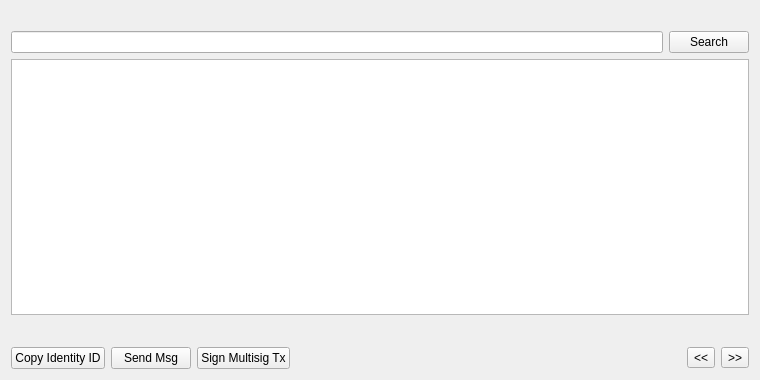
<?xml version="1.0" encoding="UTF-8"?>
<ui version="4.0">
 <class>IdentityListPage</class>
 <widget class="QWidget" name="IdentityListPage">
  <property name="geometry">
   <rect>
    <x>0</x>
    <y>0</y>
    <width>760</width>
    <height>380</height>
   </rect>
  </property>
  <property name="windowTitle">
   <string>Identities</string>
  </property>
  <layout class="QVBoxLayout" name="verticalLayout">
   <item>
    <widget class="QLabel" name="labelExplanation">
     <property name="textFormat">
      <enum>Qt::PlainText</enum>
     </property>
     <property name="wordWrap">
      <bool>true</bool>
     </property>
    </widget>
   </item>
   <item>
    <layout class="QHBoxLayout" name="horizontalLayout_2">
     <item>
      <widget class="QLineEdit" name="lineEditIdentitySearch"/>
     </item>
     <item>
      <widget class="QPushButton" name="searchIdentity">
       <property name="maximumSize">
        <size>
         <width>16777215</width>
         <height>48</height>
        </size>
       </property>
       <property name="text">
        <string>Search</string>
       </property>
      </widget>
     </item>
    </layout>
   </item>
   <item>
    <widget class="QTableView" name="tableView">
     <property name="contextMenuPolicy">
      <enum>Qt::CustomContextMenu</enum>
     </property>
     <property name="toolTip">
      <string/>
     </property>
     <property name="tabKeyNavigation">
      <bool>false</bool>
     </property>
     <property name="alternatingRowColors">
      <bool>true</bool>
     </property>
     <property name="selectionMode">
      <enum>QAbstractItemView::SingleSelection</enum>
     </property>
     <property name="selectionBehavior">
      <enum>QAbstractItemView::SelectRows</enum>
     </property>
     <property name="sortingEnabled">
      <bool>true</bool>
     </property>
     <attribute name="verticalHeaderVisible">
      <bool>false</bool>
     </attribute>
    </widget>
   </item>
   <item>
    <layout class="QHBoxLayout" name="horizontalLayout_3">
     <item>
      <spacer name="horizontalSpacer_2">
       <property name="orientation">
        <enum>Qt::Horizontal</enum>
       </property>
       <property name="sizeHint" stdset="0">
        <size>
         <width>40</width>
         <height>20</height>
        </size>
       </property>
      </spacer>
     </item>
     <item>
      <widget class="QLabel" name="labelPage">
       <property name="text">
        <string/>
       </property>
      </widget>
     </item>
    </layout>
   </item>
   <item>
    <layout class="QHBoxLayout" name="horizontalLayout">
     <item>
      <widget class="QPushButton" name="copyIdentity">
       <property name="toolTip">
        <string>Copy the currently selected identity to the system clipboard</string>
       </property>
       <property name="text">
        <string>Copy Identity ID</string>
       </property>
      </widget>
     </item>
     <item>
      <widget class="QPushButton" name="messageButton">
       <property name="text">
        <string>Send Msg</string>
       </property>
      </widget>
     </item>
     <item>
      <widget class="QPushButton" name="signMultisigButton">
       <property name="text">
        <string>Sign Multisig Tx</string>
       </property>
      </widget>
     </item>
     <item>
      <spacer name="horizontalSpacer">
       <property name="orientation">
        <enum>Qt::Horizontal</enum>
       </property>
       <property name="sizeHint" stdset="0">
        <size>
         <width>40</width>
         <height>20</height>
        </size>
       </property>
      </spacer>
     </item>
     <item>
      <widget class="QToolButton" name="prevButton">
       <property name="text">
        <string>&lt;&lt;</string>
       </property>
      </widget>
     </item>
     <item>
      <widget class="QToolButton" name="nextButton">
       <property name="text">
        <string>&gt;&gt;</string>
       </property>
      </widget>
     </item>
    </layout>
   </item>
  </layout>
 </widget>
 <resources>
  <include location="../dynamic.qrc"/>
 </resources>
 <connections/>
</ui>
